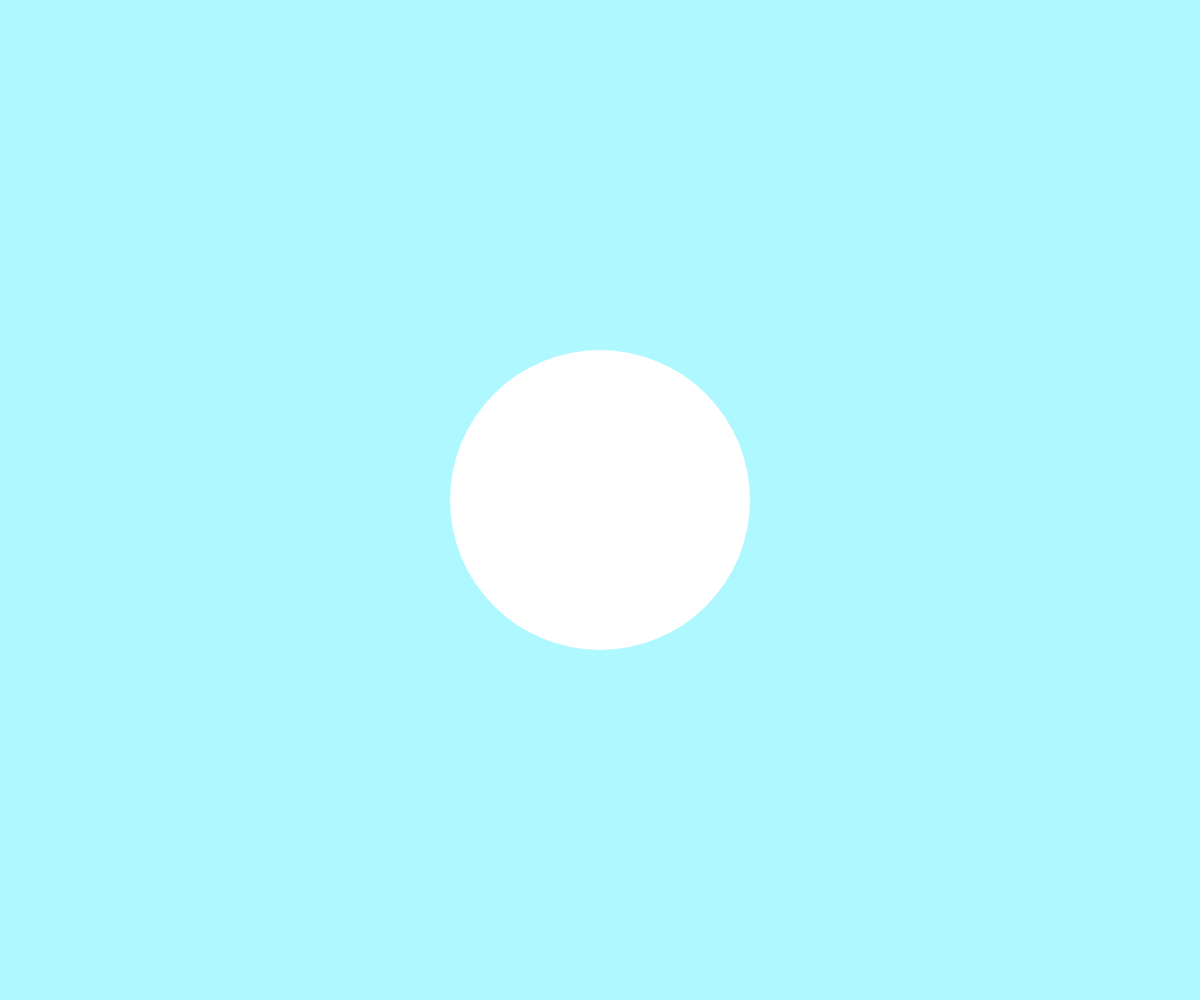
Frame 1 (no input)
Frame 60 (no input): identical to frame 1, image omitted
Frame 120 (the mouse pressed at the canvas centre since frame 60): identical to frame 1, image omitted

The p5.js sketch that drew this single still picture (run headless with seeded random() and noise() and a simulated clock; from frame 60 on, the mouse is pressed at the canvas centre):

// p5.js sketch
// ── sketch.js
let pointSize;

function setup() {
  createCanvas(windowWidth, windowHeight);
  pointSize = windowWidth / 600.0; 

/*

Com a variavel pointSize, garantimos a proporção dos objetos que criamos em relação ao tamanho da janela

Ou seja, neste caso, se o tamanho da janela for 600px, o circulo vai medir 150. Mas se a janela for 1200px, o circulo vai medir 300 (1200/600=2, 150*2=300)

*/
}

function draw() {
  background(176, 248, 255);
  translate(windowWidth/2, windowHeight/2); //o que quer que eu desenhe é sempre a partir do centro do ecrã
  fill (255);
  noStroke();
  ellipse (0, 0, 150 * pointSize, 150 * pointSize); //0,0 - distância a partir do centro
}

function windowResized() {
  resizeCanvas(windowWidth, windowHeight);
  pointSize = windowWidth / 600.0;
}
